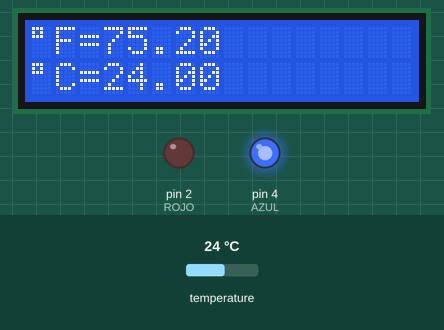
Bench run of a sketch on a simulated Arduino Uno, built with avr-gcc and run on an emulated ATmega328P. On the bench: 16×2 character LCD, output pins drawn as LEDs (lit = HIGH). Inputs (shaded band) come from the test bench; at power-on: temperature 24 °C. What the sketch prints to the serial monitor is not drawn.

Above: at 2.2 s.
2.3 s: temperature set to 33 °C
At 4.1 s:
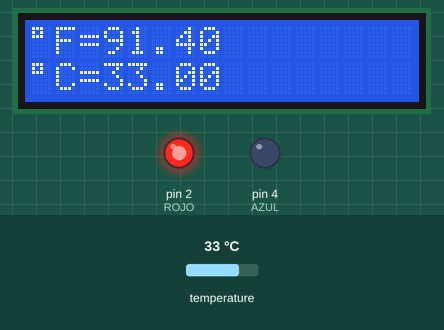
4.4 s: temperature set to 30.5 °C
At 5.9 s:
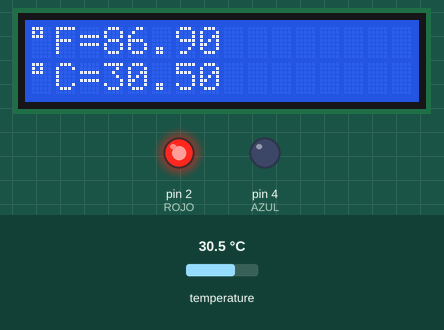
6.2 s: temperature set to 29.6 °C
At 6.9 s:
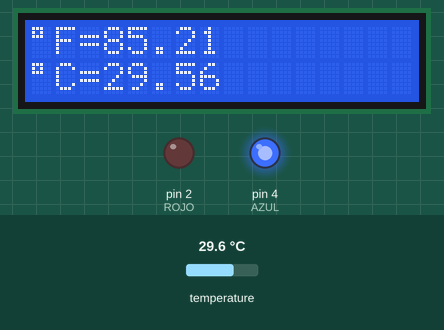
Timing chart, 0 to 9.2 s (numbered marks = the images above; inputs shaded):
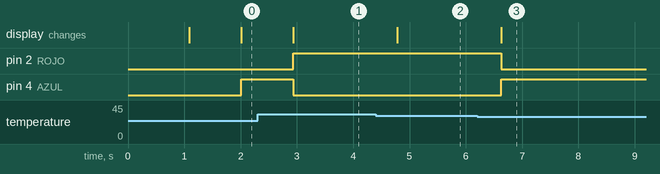

Measured:
- the behaviour switches between 30 and 29.9 °C on temperature (found by bisection; images 2 and 3)
- after the input at 2.3 s, pin 2 (ROJO): LOW → HIGH after 0.64 s; pin 4 (AZUL): HIGH → LOW after 0.64 s; the display: changes after 0.64 s (image 1)
- after the input at 4.4 s, the display: changes after 0.38 s (image 2)
- after the input at 6.2 s, pin 2 (ROJO): HIGH → LOW after 0.43 s; pin 4 (AZUL): LOW → HIGH after 0.43 s; the display: changes after 0.43 s (image 3)

The sketch:

termometro.ino
```cpp
#include <LiquidCrystal_I2C.h>
#include <Wire.h>
#include <OneWire.h>
#include <DallasTemperature.h>
LiquidCrystal_I2C lcd(0x27, 16, 2);
#define ROJO 2
#define AZUL 4
#define VERD 4
byte Grados[] = {
  B11100,
  B10100,
  B11100,
  B00000,
  B00000,
  B00000,
  B00000,
  B00000
};


OneWire ourWire(5);
DallasTemperature sensors(&ourWire);

void setup() {
  pinMode(ROJO, OUTPUT);
  pinMode(AZUL, OUTPUT);
  pinMode(VERD, OUTPUT);

  lcd.init();
  lcd.backlight();
  delay(1000);
  Serial.begin(9600);

  sensors.begin();
  lcd.createChar(0, Grados);
}

void loop() {
  temperatura();
  LEDS();
}
void temperatura() {
  sensors.requestTemperatures();   //Se envía el comando para leer la temperatura
  float tempC = sensors.getTempCByIndex(0); //Se obtiene la temperatura en ºC
  float tempF = sensors.getTempFByIndex(0); //Se obtiene la temperatura en ºF
  Serial.print("Temperatura");
  Serial.print(tempC);
  Serial.println(" C");
  Serial.print("Temperatura");
  Serial.print(tempF);
  Serial.println(" F");
  delay(100);
  //Imprime los grados Farenheit en la primera fila
  lcd.setCursor(0, 0);
  lcd.write(byte(0));//Imprime el caracter de grados en la primera columna y primera fila
  lcd.setCursor(1, 0);
  lcd.print("F");
  lcd.setCursor(2, 0);
  lcd.print("=");
  lcd.setCursor(3, 0);
  lcd.print(tempF);
  //Imprime los grados centigrados en la segunda fila
  lcd.setCursor(0, 1);
  lcd.write(byte(0));
  lcd.setCursor(1, 1);
  lcd.print("C");
  lcd.setCursor(2, 1);
  lcd.print("=");
  lcd.setCursor(3, 1);
  lcd.print(tempC);
}
void LEDS(){
  float tempC = sensors.getTempCByIndex(0); //Se obtiene la temperatura en ºC
  float tempF = sensors.getTempFByIndex(0); //Se obtiene la temperatura en ºF
  if (tempC > 30)
  {
    digitalWrite(ROJO, HIGH);
    digitalWrite(AZUL, LOW);
    digitalWrite(VERD, LOW);
  }
  if (tempC < 15)
  {
    digitalWrite(VERD, LOW);
    digitalWrite(ROJO, LOW);
    digitalWrite(AZUL, HIGH);
  }
  if ((tempC < 30) && (tempC > 15))
  {
    digitalWrite(AZUL, LOW);
    digitalWrite(ROJO, LOW);
    digitalWrite(VERD, HIGH);

  }
}
```
